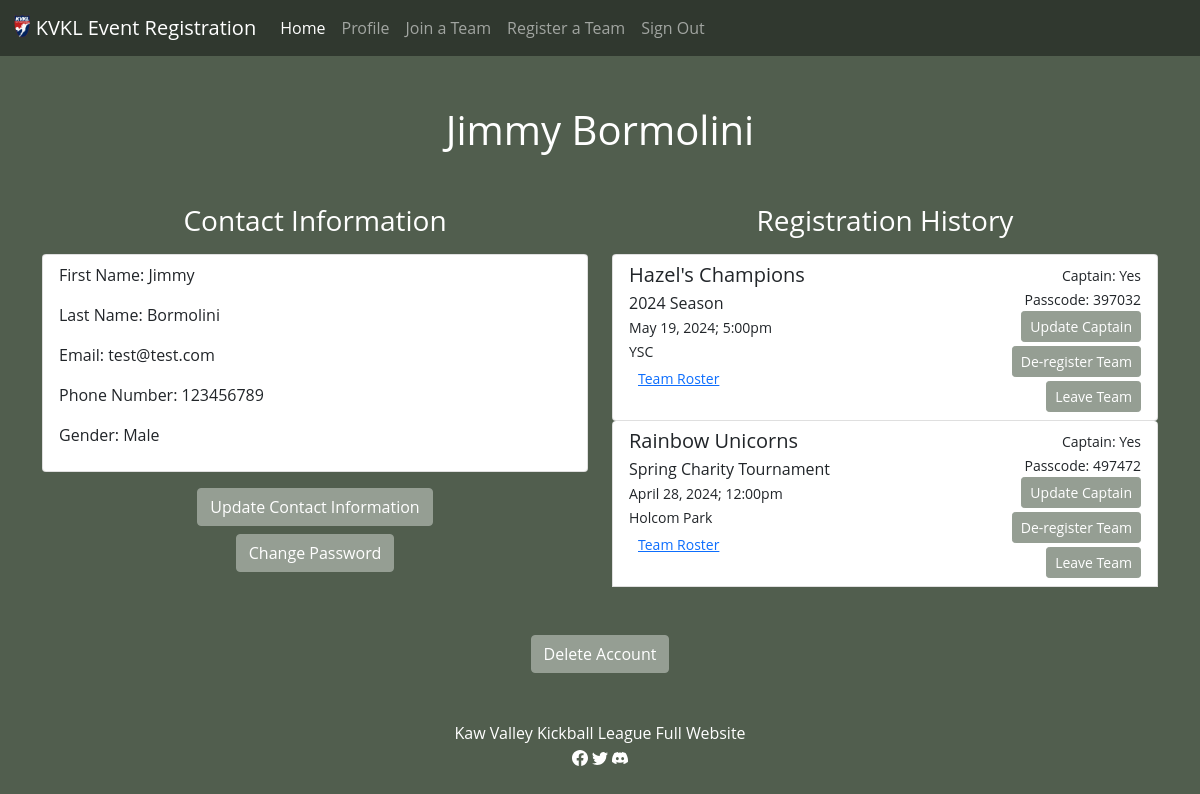
The page /user/profile (signed in) on the database its author committed.
### app/models/account.py (models this page shows, shortened)
class Account(db.Model):
    __tablename__ = 'accounts'
    __table_args__ = {'extend_existing': True}
    id = Column(Integer, primary_key=True, autoincrement=True, unique=True)
    email = Column(String, unique=True, nullable=False)
    first_name = Column(String, nullable=False)
    last_name = Column(String, nullable=False)
    phone_number = Column(Integer, nullable=False)
    password_hash = Column(String, nullable=False)
    gender = Column(String, nullable=False)
    @classmethod
    def get_user_by_id(cls, session, user_id):
        return session.get(cls, user_id)
    def get_registration_history(self, session):
        from .event import Event
        from .player import Player
        from .team import Team
        raw_history = (session.query(Event.event_name,
                                Event.month,
                                Event.day,
                                Event.year,
                                Event.time,
                                Event.location,
                                Team.team_name,
                                Team.passcode,
                                Player.captain,
                                Team.id
                            )
                            .join(Team, Team.event_id == Event.id)
                            .join(Player, Player.team_id == Team.id)
                            .filter(Player.player_id == self.id)
                            .all())
        history = []
        for event_name, month, day, year, time, location, team_name, passcode, captain, team_id in raw_history:
            try:
                team_instance = Team.query.get(team_id)
                team_instance.players = team_instance.get_roster(session)
                history.append((event_name, month, day, year, time, location, team_name, passcode, captain, team_id, team_instance.players))
            except Exception as e:
                print(f"Error getting roster for team {team_id}: {e}")
        return history

### app/models/player.py (models this page shows, shortened)
class Player(db.Model):
    __tablename__ = 'registered_players'
    __table_args__ = {'extend_existing': True}
    id = Column(Integer, primary_key=True, autoincrement=True)
    captain = Column(String, nullable=False)
    player_id = Column(Integer, ForeignKey('accounts.id', ondelete='CASCADE'), nullable=False)
    team_id = Column(Integer, ForeignKey('teams.id', ondelete='CASCADE'), nullable=False)
    event_id = Column(Integer, ForeignKey('events.id', ondelete='CASCADE'), nullable=False)

### app/models/team.py (models this page shows)
class Team(db.Model):
    __tablename__ = 'teams'
    __table_args__ = {'extend_existing': True}
    id = Column(Integer, primary_key=True, autoincrement=True)
    team_name = Column(String, nullable=False)
    sponsor = Column(String, nullable=True)
    event_id = Column(Integer, ForeignKey('events.id', ondelete='CASCADE'), nullable=False)
    passcode = Column(Integer, nullable=False)
    event = relationship('Event', back_populates='teams')
    def get_roster(self, session):
        from .account import Account
        from .player import Player
        roster = (
            session.query(Account.first_name, Account.last_name, Player.player_id, Player.captain)
            .join(Player, Player.player_id == Account.id)
            .filter(Player.team_id == self.id)
            .all()
        )
        return roster

### app/models/event.py (models this page shows, shortened)
class Event(db.Model):
    __tablename__ = 'events'
    __table_args__ = {'extend_existing': True}
    id = Column(Integer, primary_key=True, autoincrement=True)
    event_name = Column(String, nullable=False)
    month = Column(String, nullable=False)
    day = Column(Integer, nullable=False)
    year = Column(String, nullable=False)
    time = Column(String, nullable=False)
    location = Column(String, nullable=False)
    number_teams = Column(Integer, nullable=False)
    spots_available = Column(Integer, nullable=False)
    teams = relationship('Team', back_populates='event')

### app/user/routes.py (the view)
@bp.route("/profile", methods=("GET", "POST"))
@login_required
def profile():
    user = g.user
    history = None
    error = None
    try:
        history = user.get_registration_history(db.session)
    except Exception as e:
            print(f"Error: {e}")
            error = "An error occured while getting registration history"
            db.session.rollback()
    if error:
        flash(error, 'error')
    return render_template("user/profile.html", user=user, history=history)

### app/auth/routes.py (called while the page is built)
@bp.before_app_request
def load_logged_in_user():
    user_id = session.get('user_id')
    if user_id is None:
        g.user = None
    else:
        g.user = Account.get_user_by_id(db.session, user_id)

def login_required(view):
    @functools.wraps(view)
    def decorated_function(*args, **kwargs):
        if g.user is None:
            return redirect(url_for('auth.login'))
        return view(*args, **kwargs)
    return decorated_function

### app/templates/user/profile.html (shortened to what this page needs)
{% extends "layout.html" %} {% block title %} Profile {% endblock %} {% block
main %}
<h1 class="page-title">{{ user.first_name }} {{ user.last_name }}</h1>
<div class="container mb-5">
  <div class="row">
    <div class="col">
      <h3 class="text-center mb-3">Contact Information</h3>
      <div class="list-group list-group-item mb-3">
        <p>First Name: {{ user.first_name }}</p>
        <p>Last Name: {{ user.last_name }}</p>
        <p>Email: {{ user.email }}</p>
        <p>Phone Number: {{ user.phone_number }}</p>
        <p>Gender: {{ user.gender }}</p>
      </div>
      <div class="d-grid gap-2 col-6 mx-auto text-center">
        <a href="{{ url_for('user.update') }}"
          ><button class="btn btn-kvkl" type="button">
            Update Contact Information
          </button></a
        >
        <a href="{{ url_for('user.password') }}"
          ><button class="btn btn-kvkl" type="button">
            Change Password
          </button></a
        >
      </div>
    </div>
    <div class="col">
      <h3 class="text-center mb-3">Registration History</h3>
      {% if history %} {% for event_name, month, day, year, time, location,
      team_name, passcode, captain, team_id, players in history %}
      <div class="list-group list-group-item container">
        <div class="row">
          <div class="col">
            <h5 class="mb-1">{{ team_name }}</h5>
            <div>{{ event_name }}</div>
            <small class="mb-1"
              >{{ month }} {{ day }}, {{ year }}; {{ time }}</small
            >
            <div><small>{{ location }}</small></div>
            <div>
              <button
                type="button"
                class="btn btn-link btn-sm"
                data-bs-toggle="modal"
                data-bs-target="#teamRosterModal{{team_id}}"
              >
                Team Roster
              </button>
            </div>
          </div>
          <div class="col text-end">
            <small>Captain: {{ captain }}</small>
            {% if captain == "Yes" %}
            <div>
              <small>Passcode: {{ passcode }}</small>
            </div>
            <div>
              <button
                type="button"
                class="btn btn-kvkl mb-1 btn-sm"
                data-bs-toggle="modal"
                data-bs-target="#captainModal{{team_id}}"
              >
                Update Captain
              </button>
              <button
                type="button"
                class="btn btn-kvkl mb-1 btn-sm"
                data-bs-toggle="modal"
                data-bs-target="#deregisterModal{{team_id}}"
              >
                De-register Team
              </button>
            </div>
            {% endif %}
            <div>
              <button
                type="button"
                class="btn btn-kvkl btn-sm"
                data-bs-toggle="modal"
                data-bs-target="#leaveModal{{team_id}}"
              >
                Leave Team
              </button>
            </div>
          </div>
        </div>
      </div>
      {% endfor %} {% endif %}
    </div>
  </div>
</div>
<div class="text-center">
  <button
    class="btn btn-kvkl"
    type="button"
    data-bs-toggle="modal"
    data-bs-target="#deleteAccountModal"
  >
    Delete Account
  </button>
</div>
{% endblock %}

### app/static/styles.css (style rules this page uses)
body { font-family: Open Sans,Arial,sans-serif; background-color: #515e4e; color: white; }
h1.page-title { text-align: center; margin-top: 50px; margin-bottom: 50px; }
.btn-kvkl { background-color: #959e93; border-color: #959e93; color: white; }

### rows shown on the page
Account: first_name "Jimmy", last_name "Bormolini", email "test@test.com", phone_number "123456789", gender "Male"
Player: team_name "Hazel's Champions", event_name "2024 Season", month "May", day "19", year "2024", time "5:00pm", location "YSC", captain "Yes", passcode "397032"
Player: team_name "Rainbow Unicorns", event_name "Spring Charity Tournament", month "April", day "28", year "2024", time "12:00pm", location "Holcom Park", captain "Yes", passcode "497472"
